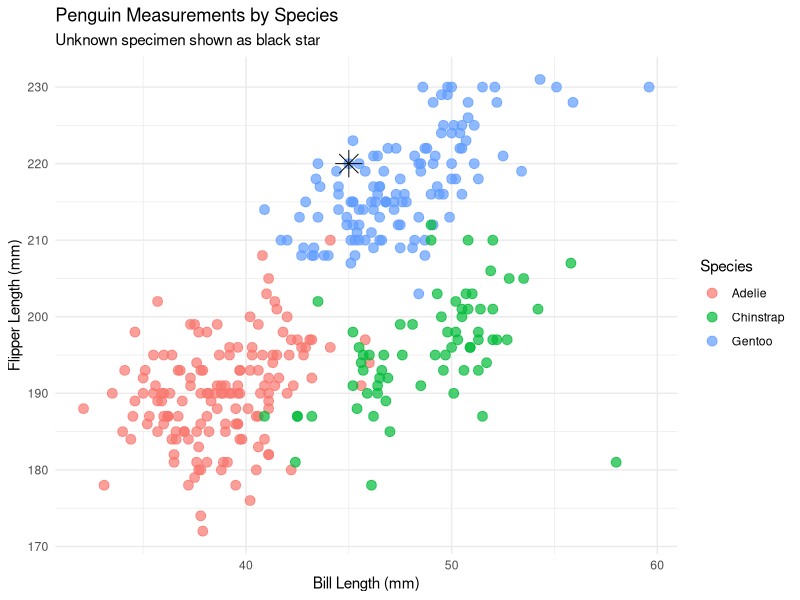

The R script that drew this image:
## ---- chunk 1


library(palmerpenguins)
library(tidyverse)
library(class)

######################
# Prepare Data
######################
# Number of observations and variables
dim(penguins)
# Summary statistics
summary(penguins)

#Show number of NA
colSums(is.na(penguins))

#Creating new data set of only needed columns and drop rows where used columns are NA
penguins_clean <- penguins %>%
  select(species, bill_length_mm, flipper_length_mm) %>%
  drop_na()
#Show number of NA in clean data set
colSums(is.na(penguins_clean))

#######################
# Data Exploration
#######################

# Number of observations and variables
dim(penguins_clean)

# Variable types
str(penguins_clean)

# Summary statistics
summary(penguins_clean)

# Summary table
species_summary <- penguins_clean %>%
  group_by(species) %>%
  summarise(
    Mean_Bill = round(mean(bill_length_mm),1),
    SD_Bill = round(sd(bill_length_mm),1),
    Mean_Flipper = round(mean(flipper_length_mm),1),
    SD_Flipper = round(sd(flipper_length_mm),1),
    n = n()
  )

species_summary

# Unknown specimen
unknown <- data.frame(
  bill_length_mm = 45,
  flipper_length_mm = 220
)

library(ggplot2)
library(dplyr)
library(tidyr)

##########################
# Visualization
##########################

p <- ggplot(penguins_clean,
       aes(x = bill_length_mm,
           y = flipper_length_mm,
           color = species)) +
  geom_point(size = 3, alpha = 0.7) +
  geom_point(data = unknown,
             aes(x = bill_length_mm,
                 y = flipper_length_mm),
             color = "black",
             shape = 8,
             size = 6,
             inherit.aes = FALSE) +
  labs(
    title = "Penguin Measurements by Species",
    subtitle = "Unknown specimen shown as black star",
    x = "Bill Length (mm)",
    y = "Flipper Length (mm)",
    color = "Species"
  ) +
  theme_minimal()
p

###################################
# KNN Classification
###################################

#creating new df with only predictor variables 
x_train <- penguins_clean %>%
  select(bill_length_mm, flipper_length_mm)

#creates dependent variable
species <- penguins_clean$species

# Standardize measurements to make bill and flipper link are weighted the same in the model
x_all <- rbind(x_train, unknown)

x_scaled <- scale(x_all)

#separating the data back out, so train is the original penguins and the unknown pengion is seperate
train_scaled <- x_scaled[1:nrow(x_train), ]
test_scaled <- x_scaled[nrow(x_scaled), , drop = FALSE]

# KNN classification
k <- 15

prediction <- knn(
  train = train_scaled,
  test = test_scaled,
  cl = species,
  k = k,
  prob = TRUE
)
#gives predicition on which penguin the specimen belongs to
prediction

# Confidence estimate
confidence <- attr(prediction, "prob")
#returns that 15 of the 15 nearest neighbors were gentoo
confidence

cat("Predicted Species:", as.character(prediction), "\n")
cat("Classification Confidence:", round(confidence * 100, 1), "%\n")
